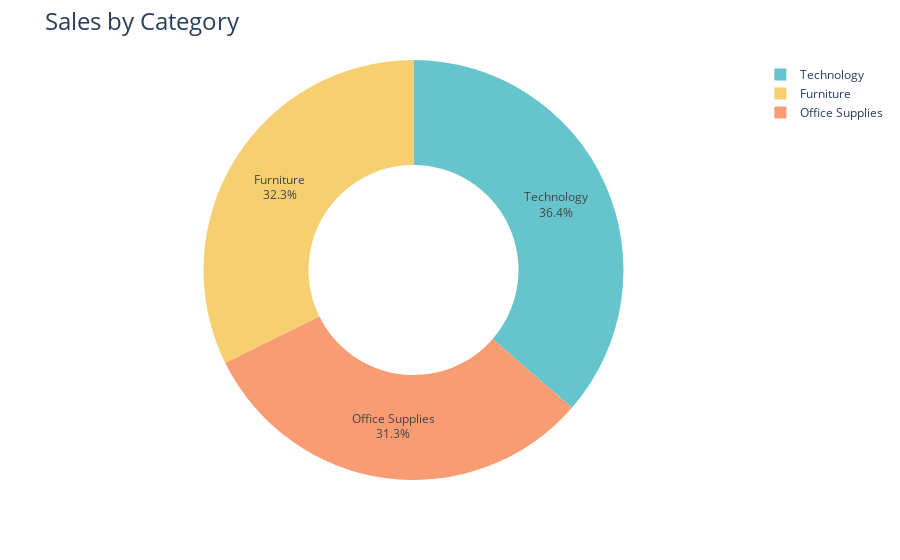

The notebook cell saved with this chart:
### Code cell
fig = px.pie(sales_by_category,
              values = 'Sales',
              names = 'Category',
             hole = 0.5,
             color_discrete_sequence = px.colors.qualitative.Pastel)
fig.update_traces(textposition = "inside", textinfo = "percent+label")
fig.update_layout(title_text = "Sales by Category", title_font = dict(size=24))
              
fig.show()

### Figure 1 — Plotly figure (JSON) as saved in the notebook; plotly's stock layout.template omitted (floating-point values rounded to 4 significant figures)
{"data": [{"domain": {"x": [0, 1], "y": [0, 1]}, "hole": 0.5, "hovertemplate": "Category=%{label}<br>Sales=%{value}<extra></extra>", "labels": ["Furniture", "Office Supplies", "Technology"], "legendgroup": "", "name": "", "showlegend": true, "textinfo": "percent+label", "textposition": "inside", "type": "pie", "values": [742000.0, 719000.0, 836200.0]}], "layout": {"autosize": true, "legend": {"tracegroupgap": 0}, "margin": {"t": 60}, "piecolorway": ["rgb(102, 197, 204)", "rgb(246, 207, 113)", "rgb(248, 156, 116)", "rgb(220, 176, 242)", "rgb(135, 197, 95)", "rgb(158, 185, 243)", "rgb(254, 136, 177)", "rgb(201, 219, 116)", "rgb(139, 224, 164)", "rgb(180, 151, 231)", "rgb(179, 179, 179)"], "title": {"font": {"size": 24}, "text": "Sales by Category"}}}
